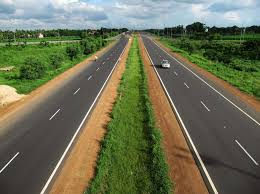
#> input picture Lab4/images/road2.jpeg, 260 x 194 px
$ python q2.py
#> lines starting #> are read from the running program, lines starting #| are printed output that depends on the picture; after the words box and inside, x2 and y2 are one past the last pixel; in counts of white or black regions, pixels touching at a corner belong together
import cv2
import numpy as np
import math

def detect_edges(image):
    # Convert to grayscale
    gray = cv2.cvtColor(image, cv2.COLOR_BGR2GRAY)

    # Apply GaussianBlur to reduce noise
    blurred = cv2.GaussianBlur(gray, (5, 5), 0)

    # Perform Canny edge detection
    edges = cv2.Canny(blurred, 50, 150)

    return edges

def hough_transform(edges, rho_res=1, theta_res=np.pi/180, threshold=100):
    # Get the dimensions of the image
    height, width = edges.shape
    diag_len = int(np.sqrt(height**2 + width**2))

    # Define the accumulator array
    rhos = np.arange(-diag_len, diag_len, rho_res)
    thetas = np.arange(-np.pi, np.pi, theta_res)
    accumulator = np.zeros((len(rhos), len(thetas)), dtype=int)

    # Edge points
    y_coords, x_coords = np.nonzero(edges)

    # Vote in the accumulator array
    for x, y in zip(x_coords, y_coords):
        for theta_idx, theta in enumerate(thetas):
            rho = int(x * np.cos(theta) + y * np.sin(theta))
            rho_idx = np.argmin(np.abs(rhos - rho))
            accumulator[rho_idx, theta_idx] += 1

    # Find lines in the accumulator array
    lines = []
    for rho_idx in range(accumulator.shape[0]):
        for theta_idx in range(accumulator.shape[1]):
            if accumulator[rho_idx, theta_idx] >= threshold:
                rho = rhos[rho_idx]
                theta = thetas[theta_idx]
                lines.append((rho, theta))

    return lines, accumulator

def draw_lines(image, lines):
    height, width = image.shape[:2]
    for rho, theta in lines:
        a = np.cos(theta)
        b = np.sin(theta)
        x0 = a * rho
        y0 = b * rho
        x1 = int(x0 + width * (-b))
        y1 = int(y0 + height * (a))
        x2 = int(x0 - width * (-b))
        y2 = int(y0 - height * (a))
        cv2.line(image, (x1, y1), (x2, y2), (0, 255, 0), 2)
    return image

def main(image_path, output_path):
#> called with image_path = 'images/road2.jpeg', output_path = 'images/lines_detected.png'
    image = cv2.imread(image_path)
#> image is the input picture: shape (194, 260, 3); mean B, G, R 84.3, 111, 108.1
    edges = detect_edges(image)
#> in detect_edges, `gray = cv2.cvtColor(image, cv2.COLOR_BGR2GRAY)`:
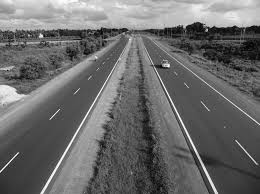
#> gray: shape (194, 260); min 2, max 255, mean 107.1
#> in detect_edges, `blurred = cv2.GaussianBlur(gray, (5, 5), 0)`:
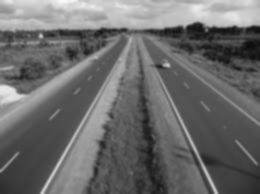
#> blurred: shape (194, 260); min 10, max 249, mean 107.1
#> in detect_edges, `edges = cv2.Canny(blurred, 50, 150)`:
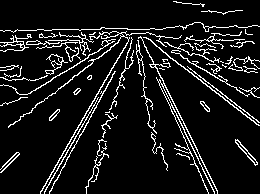
#> edges: shape (194, 260); 9.5% white in thin lines or dots
    lines, _ = hough_transform(edges)
#> in hough_transform, `y_coords, x_coords = np.nonzero(edges)`: y_coords = 4815 values from 1 to 193; x_coords = 4815 values, max 259 at index 143, min 0 at index 318, mean 132.3
#> the loop in hough_transform, `for x, y in zip(x_coords, y_coords):` made 4815 passes
#> (x, y) on passes 1 to 3: (173, 1), (174, 1), (175, 1)
#> after the loop in hough_transform, `for x, y in zip(x_coords, y_coords):`:
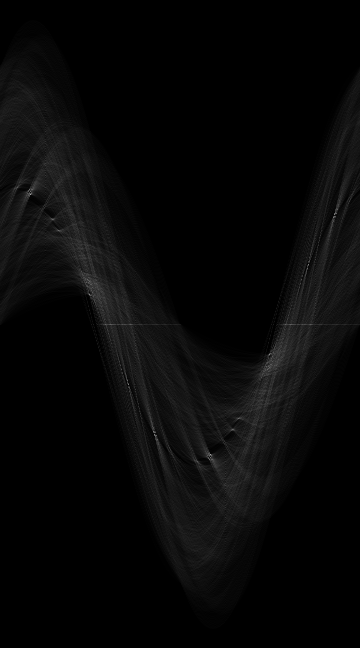
#> accumulator: shape (648, 360) int64; min 0, max 166, mean 7.4
#> after the loop in hough_transform, `for rho_idx in range(accumulator.shape[0]):`: lines = 28 pairs, first value -135 to 135, second value -2.64 to 2.71
    image_with_lines = draw_lines(image, lines)
#> the loop in draw_lines, `for rho, theta in lines:` made 28 passes
#> (rho, theta, a, b, x0, y0, x1, y1) on passes 1 to 12: (-135, -2.64, -0.875, -0.485, 118.1, 65.45, 244, -104), (-133, -2.62, -0.866, -0.5, 115.2, 66.5, 245, -101), (-131, -2.6, -0.857, -0.515, 112.3, 67.47, 246, -98), (-130, -2.62, -0.866, -0.5, 112.6, 65, 242, -103), (-111, 2.71, -0.906, 0.423, 100.6, -46.91, -9, -222), (-110, 2.69, -0.899, 0.438, 98.87, -48.22, -15, -222), (-108, 2.69, -0.899, 0.438, 97.07, -47.34, -16, -221), (-107, 2.67, -0.891, 0.454, 95.34, -48.58, -22, -221), (-105, -2.23, -0.616, -0.788, 64.64, 82.74, 269, -36), (-94, -2.13, -0.53, -0.848, 49.81, 79.72, 270, -23), (-60, 2.23, -0.616, 0.788, 36.94, -47.28, -167, -166), (-56, 2.22, -0.602, 0.799, 33.7, -44.72, -173, -161)
#> after the loop in draw_lines, `for rho, theta in lines:`:
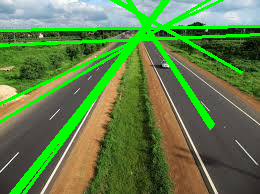
#> image: shape (194, 260, 3); 12.27% of pixels changed, all inside (x1, y1, x2, y2) = (0, 0, 260, 194)
    cv2.imwrite(output_path, image_with_lines)
    print(f"Lines detected and saved to {output_path}")

# Example usage
main('images/road2.jpeg', 'images/lines_detected.png')
